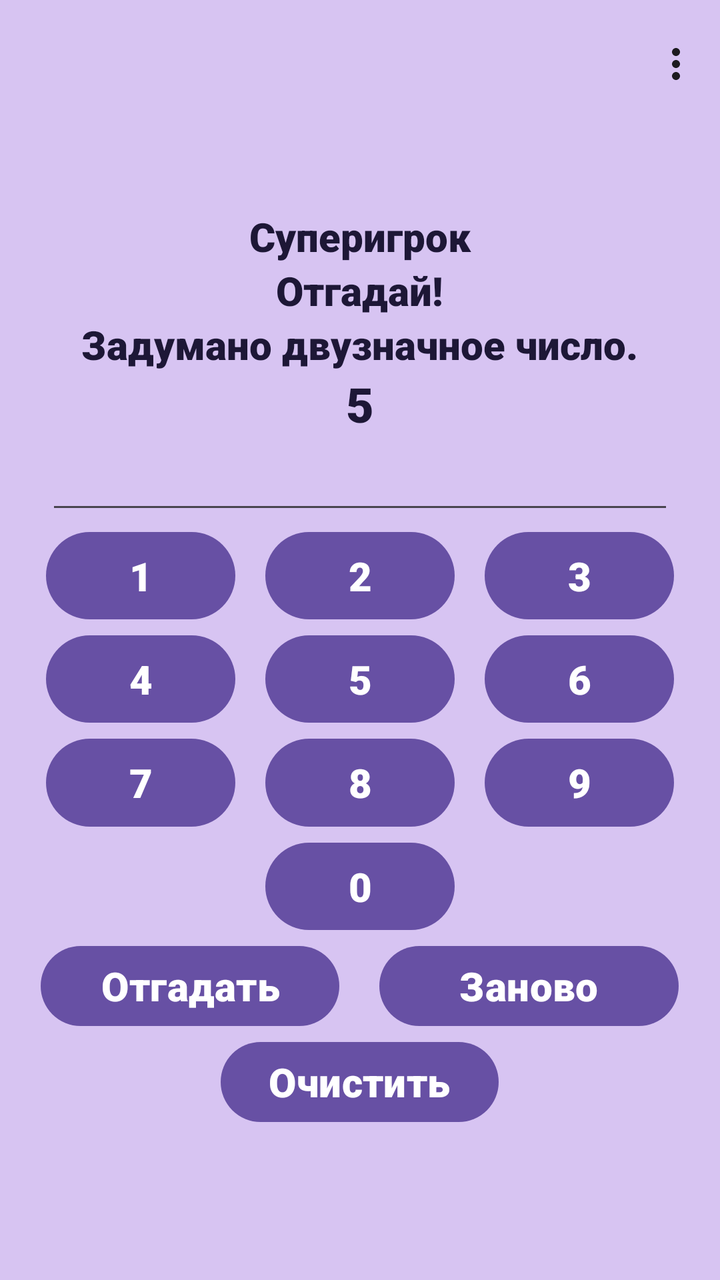
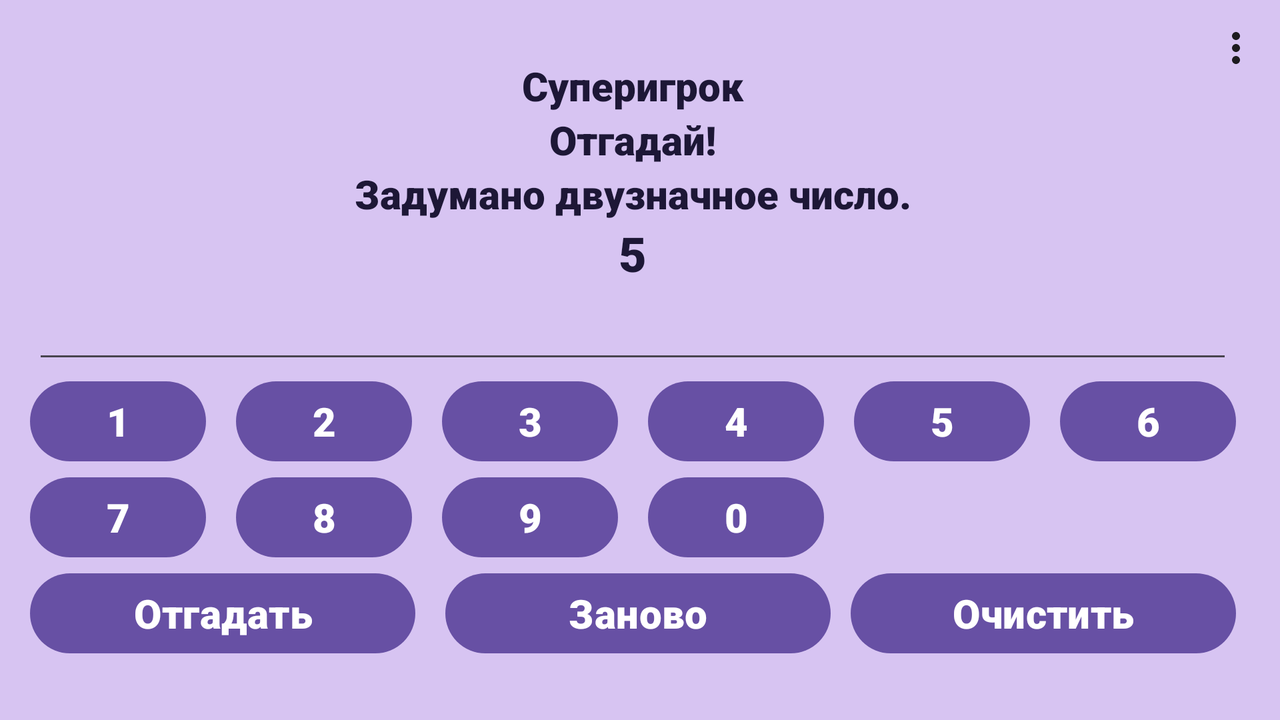

An Android layout and its configuration variant, each rendered on a device that would load it. The default file and the variant file are quoted in full after the pictures.
<!-- AndroidManifest.xml: application theme Theme.Lab4 -->
<!-- res/layout/fragment_progress_of_the_game.xml -->
<?xml version="1.0" encoding="utf-8"?>
<RelativeLayout xmlns:android="http://schemas.android.com/apk/res/android"
    xmlns:tools="http://schemas.android.com/tools"
    xmlns:app="http://schemas.android.com/apk/res-auto"
    android:id="@+id/progress_of_the_game"
    android:layout_width="match_parent"
    android:layout_height="match_parent"
    android:background="@color/light_purple"
    android:orientation="vertical"
    tools:context=".ProgressOfTheGameFragment">

    <androidx.appcompat.widget.Toolbar
        android:id="@+id/toolbar"
        android:layout_width="match_parent"
        android:layout_height="wrap_content"
        android:minHeight="?attr/actionBarSize"
        android:theme="?attr/actionBarTheme"
        app:menu="@menu/main_menu"/>

    <LinearLayout
        android:id="@+id/linearLayout"
        android:layout_width="match_parent"
        android:layout_height="match_parent"
        android:layout_marginTop="30dp"
        android:gravity="center"
        android:orientation="vertical">

        <TextView
            android:id="@+id/player_name_show"
            android:layout_width="match_parent"
            android:layout_height="wrap_content"
            android:fontFamily="sans-serif-black"
            android:text="@string/player_name_show"
            android:textAlignment="center"
            android:textColor="@color/dark_purple"
            android:textSize="20sp" />

        <TextView
            android:id="@+id/msg_show_txt"
            android:layout_width="wrap_content"
            android:layout_height="wrap_content"
            android:fontFamily="sans-serif-black"
            android:text="@string/msg_show_str"
            android:textAllCaps="false"
            android:textColor="@color/dark_purple"
            android:textSize="20sp" />

        <TextView
            android:id="@+id/hint_show_txt"
            android:layout_width="wrap_content"
            android:layout_height="wrap_content"
            android:fontFamily="sans-serif-black"
            android:text="@string/hint_show_str_2"
            android:textColor="@color/dark_purple"
            android:textSize="20sp" />

        <TextView
            android:id="@+id/attempts_left_txt"
            android:layout_width="wrap_content"
            android:layout_height="wrap_content"
            android:fontFamily="sans-serif-black"
            android:text="@string/attempts_left_str"
            android:textColor="@color/dark_purple"
            android:textSize="24sp" />

        <EditText
            android:id="@+id/num_user_txt"
            android:layout_width="314dp"
            android:layout_height="wrap_content"
            android:ems="10"
            android:textSize="20sp" />

        <GridLayout
            android:layout_width="314dp"
            android:layout_height="207dp"
            android:columnCount="3"
            android:rowCount="4">

            <Button
                android:id="@+id/button_1"
                android:layout_width="wrap_content"
                android:layout_height="wrap_content"
                android:layout_rowWeight="1"
                android:layout_columnWeight="1"
                android:layout_marginEnd="15sp"
                android:fontFamily="sans-serif-black"
                android:text="1"
                android:textSize="20sp" />

            <Button
                android:id="@+id/button_2"
                android:layout_width="wrap_content"
                android:layout_height="wrap_content"
                android:layout_rowWeight="1"
                android:layout_columnWeight="1"
                android:fontFamily="sans-serif-black"
                android:text="2"
                android:textSize="20sp" />

            <Button
                android:id="@+id/button_3"
                android:layout_width="wrap_content"
                android:layout_height="wrap_content"
                android:layout_rowWeight="1"
                android:layout_columnWeight="1"
                android:layout_marginStart="15sp"
                android:fontFamily="sans-serif-black"
                android:text="3"
                android:textSize="20sp" />

            <Button
                android:id="@+id/button_4"
                android:layout_width="wrap_content"
                android:layout_height="wrap_content"
                android:layout_rowWeight="1"
                android:layout_columnWeight="1"
                android:layout_marginEnd="15sp"
                android:fontFamily="sans-serif-black"
                android:text="4"
                android:textSize="20sp" />

            <Button
                android:id="@+id/button_5"
                android:layout_width="wrap_content"
                android:layout_height="wrap_content"
                android:layout_rowWeight="1"
                android:layout_columnWeight="1"
                android:fontFamily="sans-serif-black"
                android:text="5"
                android:textSize="20sp" />

            <Button
                android:id="@+id/button_6"
                android:layout_width="wrap_content"
                android:layout_height="wrap_content"
                android:layout_rowWeight="1"
                android:layout_columnWeight="1"
                android:layout_marginStart="15sp"
                android:fontFamily="sans-serif-black"
                android:text="6"
                android:textSize="20sp" />

            <Button
                android:id="@+id/button_7"
                android:layout_width="wrap_content"
                android:layout_height="wrap_content"
                android:layout_rowWeight="1"
                android:layout_columnWeight="1"
                android:layout_marginEnd="15sp"
                android:fontFamily="sans-serif-black"
                android:text="7"
                android:textSize="20sp" />

            <Button
                android:id="@+id/button_8"
                android:layout_width="wrap_content"
                android:layout_height="wrap_content"
                android:layout_rowWeight="1"
                android:layout_columnWeight="1"
                android:fontFamily="sans-serif-black"
                android:text="8"
                android:textSize="20sp" />

            <Button
                android:id="@+id/button_9"
                android:layout_width="wrap_content"
                android:layout_height="wrap_content"
                android:layout_rowWeight="1"
                android:layout_columnWeight="1"
                android:layout_marginStart="15sp"
                android:fontFamily="sans-serif-black"
                android:text="9"
                android:textSize="20sp" />

            <Button
                android:id="@+id/button_0"
                android:layout_width="wrap_content"
                android:layout_height="wrap_content"
                android:layout_rowWeight="1"
                android:layout_column="1"
                android:layout_columnWeight="1"
                android:fontFamily="sans-serif-black"
                android:text="0"
                android:textSize="20sp" />
        </GridLayout>

        <LinearLayout
            android:layout_width="319dp"
            android:layout_height="wrap_content">

            <Button
                android:id="@+id/guess_btn"
                android:layout_width="0dp"
                android:layout_height="wrap_content"
                android:layout_marginEnd="20dp"
                android:layout_weight="1"
                android:fontFamily="sans-serif-black"
                android:text="@string/guess_str"
                android:textSize="20sp" />

            <Button
                android:id="@+id/restart_btn"
                android:layout_width="0dp"
                android:layout_height="wrap_content"
                android:layout_weight="1"
                android:fontFamily="sans-serif-black"
                android:text="@string/restart_str"
                android:textSize="20sp" />
        </LinearLayout>

        <Button
            android:id="@+id/clear_btn"
            android:layout_width="wrap_content"
            android:layout_height="wrap_content"
            android:fontFamily="sans-serif-black"
            android:text="@string/clear"
            android:textSize="20sp" />

    </LinearLayout>
</RelativeLayout>
<!-- resources referenced by this layout -->
<resources>
  <color name="dark_purple">#1D1736</color>
  <color name="light_purple">#D7C4F2</color>
  <string name="attempts_left_str">5</string>
  <string name="clear">Очистить</string>
  <string name="guess_str">Отгадать</string>
  <string name="hint_show_str_2">Задумано двузначное число.</string>
  <string name="msg_show_str">Отгадай!</string>
  <string name="player_name_show">Суперигрок</string>
  <string name="restart_str">Заново</string>
  <style name="Theme.Lab4" parent="Base.Theme.Lab4" />
  <style name="Base.Theme.Lab4" parent="Theme.Material3.DayNight.NoActionBar">
          
          
      </style>
</resources>
<!-- res/layout-land/fragment_progress_of_the_game.xml (the repository's variant of the layout above) -->
<!-- drawn on the phone turned sideways -->
<?xml version="1.0" encoding="utf-8"?>
<RelativeLayout xmlns:android="http://schemas.android.com/apk/res/android"
    xmlns:tools="http://schemas.android.com/tools"
    xmlns:app="http://schemas.android.com/apk/res-auto"
    android:id="@+id/progress_of_the_game"
    android:layout_width="match_parent"
    android:layout_height="match_parent"
    android:background="@color/light_purple"
    android:orientation="vertical"
    tools:context=".ProgressOfTheGameFragment">

    <androidx.appcompat.widget.Toolbar
        android:id="@+id/toolbar"
        android:layout_width="match_parent"
        android:layout_height="48dp"
        android:layout_alignParentEnd="true"
        android:layout_marginEnd="0dp"
        android:minHeight="?attr/actionBarSize"
        android:theme="?attr/actionBarTheme"
        app:menu="@menu/main_menu" />

    <LinearLayout
        android:layout_width="725dp"
        android:layout_height="363dp"
        android:layout_alignParentStart="true"
        android:layout_alignParentEnd="true"
        android:layout_alignParentBottom="true"
        android:layout_marginStart="0dp"
        android:layout_marginEnd="7dp"
        android:layout_marginBottom="0dp"
        android:gravity="center"
        android:orientation="vertical"
        tools:context=".MainActivity">

        <TextView
            android:id="@+id/player_name_show"
            android:layout_width="match_parent"
            android:layout_height="wrap_content"
            android:fontFamily="sans-serif-black"
            android:text="@string/player_name_show"
            android:textAlignment="center"
            android:textColor="@color/dark_purple"
            android:textSize="20sp" />

        <TextView
            android:id="@+id/msg_show_txt"
            android:layout_width="wrap_content"
            android:layout_height="wrap_content"
            android:fontFamily="sans-serif-black"
            android:text="@string/msg_show_str"
            android:textAllCaps="false"
            android:textColor="@color/dark_purple"
            android:textSize="20sp" />

        <TextView
            android:id="@+id/hint_show_txt"
            android:layout_width="wrap_content"
            android:layout_height="wrap_content"
            android:fontFamily="sans-serif-black"
            android:text="@string/hint_show_str_2"
            android:textColor="@color/dark_purple"
            android:textSize="20sp" />

        <TextView
            android:id="@+id/attempts_left_txt"
            android:layout_width="wrap_content"
            android:layout_height="wrap_content"
            android:fontFamily="sans-serif-black"
            android:text="@string/attempts_left_str"
            android:textColor="@color/dark_purple"
            android:textSize="24sp" />

        <EditText
            android:id="@+id/num_user_txt"
            android:layout_width="600dp"
            android:layout_height="wrap_content"
            android:ems="10"
            android:textSize="20sp" />

        <GridLayout
            android:layout_width="wrap_content"
            android:layout_height="wrap_content"
            android:columnCount="6"
            android:rowCount="4">

            <Button
                android:id="@+id/button_1"
                android:layout_width="74dp"
                android:layout_height="wrap_content"
                android:layout_rowWeight="1"
                android:layout_columnWeight="1"
                android:layout_marginEnd="15dp"
                android:fontFamily="sans-serif-black"
                android:text="1"
                android:textSize="20sp" />

            <Button
                android:id="@+id/button_2"
                android:layout_width="wrap_content"
                android:layout_height="wrap_content"
                android:layout_rowWeight="1"
                android:layout_columnWeight="1"
                android:layout_marginEnd="15dp"
                android:fontFamily="sans-serif-black"
                android:text="2"
                android:textSize="20sp" />

            <Button
                android:id="@+id/button_3"
                android:layout_width="wrap_content"
                android:layout_height="wrap_content"
                android:layout_rowWeight="1"
                android:layout_columnWeight="1"
                android:layout_marginEnd="15dp"
                android:fontFamily="sans-serif-black"
                android:text="3"
                android:textSize="20sp" />

            <Button
                android:id="@+id/button_4"
                android:layout_width="wrap_content"
                android:layout_height="wrap_content"
                android:layout_rowWeight="1"
                android:layout_columnWeight="1"
                android:layout_marginEnd="15dp"
                android:fontFamily="sans-serif-black"
                android:text="4"
                android:textSize="20sp" />

            <Button
                android:id="@+id/button_5"
                android:layout_width="wrap_content"
                android:layout_height="wrap_content"
                android:layout_rowWeight="1"
                android:layout_columnWeight="1"
                android:layout_marginEnd="15dp"
                android:fontFamily="sans-serif-black"
                android:text="5"
                android:textSize="20sp" />

            <Button
                android:id="@+id/button_6"
                android:layout_width="wrap_content"
                android:layout_height="wrap_content"
                android:layout_rowWeight="1"
                android:layout_columnWeight="1"
                android:fontFamily="sans-serif-black"
                android:text="6"
                android:textSize="20sp" />

            <Button
                android:id="@+id/button_7"
                android:layout_width="wrap_content"
                android:layout_height="wrap_content"
                android:layout_rowWeight="1"
                android:layout_columnWeight="1"
                android:layout_marginEnd="15dp"
                android:fontFamily="sans-serif-black"
                android:text="7"
                android:textSize="20sp" />

            <Button
                android:id="@+id/button_8"
                android:layout_width="wrap_content"
                android:layout_height="wrap_content"
                android:layout_rowWeight="1"
                android:layout_columnWeight="1"
                android:layout_marginEnd="15dp"
                android:fontFamily="sans-serif-black"
                android:text="8"
                android:textSize="20sp" />

            <Button
                android:id="@+id/button_9"
                android:layout_width="wrap_content"
                android:layout_height="wrap_content"
                android:layout_rowWeight="1"
                android:layout_columnWeight="1"
                android:layout_marginEnd="15dp"
                android:fontFamily="sans-serif-black"
                android:text="9"
                android:textSize="20sp" />

            <Button
                android:id="@+id/button_0"
                android:layout_width="wrap_content"
                android:layout_height="wrap_content"
                android:layout_rowWeight="1"
                android:layout_columnWeight="1"
                android:layout_marginEnd="15dp"
                android:fontFamily="sans-serif-black"
                android:text="0"
                android:textSize="20sp" />
        </GridLayout>

        <LinearLayout
            android:layout_width="603dp"
            android:layout_height="wrap_content">

            <Button
                android:id="@+id/guess_btn"
                android:layout_width="0dp"
                android:layout_height="wrap_content"
                android:layout_marginEnd="15dp"
                android:layout_weight="1"
                android:fontFamily="sans-serif-black"
                android:text="@string/guess_str"
                android:textSize="20sp" />

            <Button
                android:id="@+id/restart_btn"
                android:layout_width="0dp"
                android:layout_height="wrap_content"
                android:layout_marginEnd="10dp"
                android:layout_weight="1"
                android:fontFamily="sans-serif-black"
                android:text="@string/restart_str"
                android:textSize="20sp" />

            <Button
                android:id="@+id/clear_btn"
                android:layout_width="0dp"
                android:layout_height="wrap_content"
                android:layout_weight="1"
                android:fontFamily="sans-serif-black"
                android:text="@string/clear"
                android:textSize="20sp" />
        </LinearLayout>
    </LinearLayout>
</RelativeLayout>
